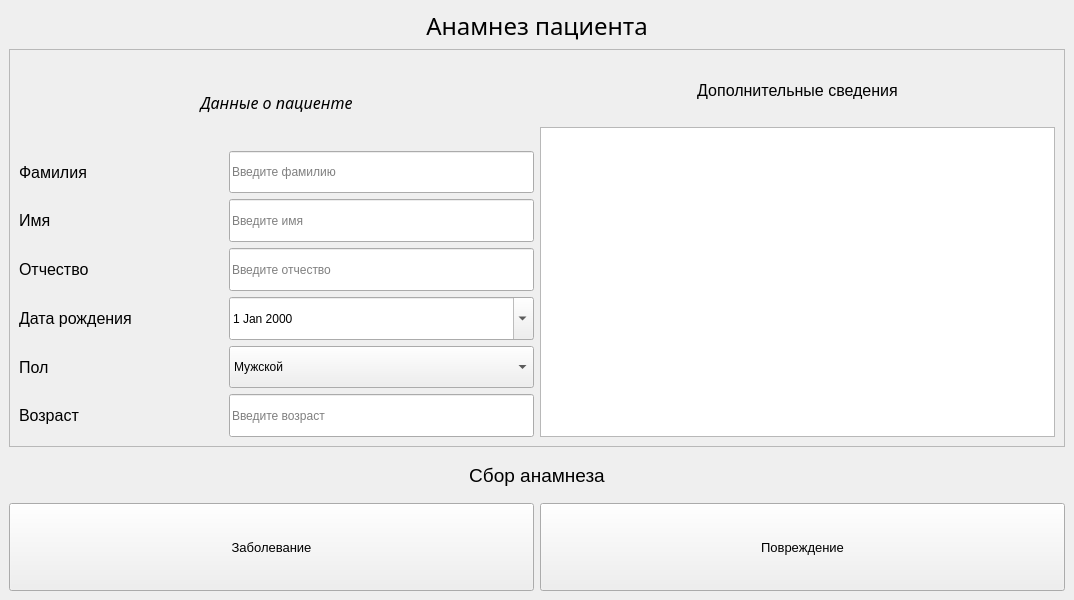
<?xml version="1.0" encoding="UTF-8"?>
<ui version="4.0">
 <class>MainWindow</class>
 <widget class="QMainWindow" name="MainWindow">
  <property name="geometry">
   <rect>
    <x>0</x>
    <y>0</y>
    <width>1074</width>
    <height>600</height>
   </rect>
  </property>
  <property name="windowTitle">
   <string>MainWindow</string>
  </property>
  <property name="styleSheet">
   <string notr="true"/>
  </property>
  <widget class="QWidget" name="centralwidget">
   <property name="styleSheet">
    <string notr="true"/>
   </property>
   <layout class="QVBoxLayout" name="verticalLayout_3">
    <item>
     <layout class="QVBoxLayout" name="verticalLayout_2" stretch="0,9,1,2">
      <item>
       <widget class="QLabel" name="labelPatientHistory">
        <property name="sizePolicy">
         <sizepolicy hsizetype="Expanding" vsizetype="Expanding">
          <horstretch>0</horstretch>
          <verstretch>0</verstretch>
         </sizepolicy>
        </property>
        <property name="font">
         <font>
          <family>Segoe Print</family>
          <pointsize>18</pointsize>
         </font>
        </property>
        <property name="layoutDirection">
         <enum>Qt::LeftToRight</enum>
        </property>
        <property name="text">
         <string>Анамнез пациента</string>
        </property>
        <property name="alignment">
         <set>Qt::AlignCenter</set>
        </property>
       </widget>
      </item>
      <item>
       <widget class="QFrame" name="frame">
        <property name="sizePolicy">
         <sizepolicy hsizetype="Expanding" vsizetype="Expanding">
          <horstretch>0</horstretch>
          <verstretch>0</verstretch>
         </sizepolicy>
        </property>
        <property name="styleSheet">
         <string notr="true"/>
        </property>
        <property name="frameShape">
         <enum>QFrame::StyledPanel</enum>
        </property>
        <property name="frameShadow">
         <enum>QFrame::Raised</enum>
        </property>
        <layout class="QHBoxLayout" name="horizontalLayout_3">
         <item>
          <layout class="QHBoxLayout" name="horizontalLayout_2">
           <item>
            <layout class="QGridLayout" name="gridLayout" rowstretch="2,1,1,1,1,1,1" columnstretch="2,3">
             <item row="2" column="0">
              <widget class="QLabel" name="labelName">
               <property name="sizePolicy">
                <sizepolicy hsizetype="Expanding" vsizetype="Expanding">
                 <horstretch>0</horstretch>
                 <verstretch>0</verstretch>
                </sizepolicy>
               </property>
               <property name="font">
                <font>
                 <pointsize>12</pointsize>
                </font>
               </property>
               <property name="text">
                <string>Имя</string>
               </property>
              </widget>
             </item>
             <item row="4" column="0">
              <widget class="QLabel" name="labelBirthday">
               <property name="sizePolicy">
                <sizepolicy hsizetype="Expanding" vsizetype="Expanding">
                 <horstretch>0</horstretch>
                 <verstretch>0</verstretch>
                </sizepolicy>
               </property>
               <property name="font">
                <font>
                 <pointsize>12</pointsize>
                </font>
               </property>
               <property name="text">
                <string>Дата рождения</string>
               </property>
              </widget>
             </item>
             <item row="4" column="1">
              <widget class="QDateEdit" name="dateEditBirthday">
               <property name="sizePolicy">
                <sizepolicy hsizetype="Minimum" vsizetype="Expanding">
                 <horstretch>0</horstretch>
                 <verstretch>0</verstretch>
                </sizepolicy>
               </property>
               <property name="focusPolicy">
                <enum>Qt::WheelFocus</enum>
               </property>
               <property name="acceptDrops">
                <bool>false</bool>
               </property>
               <property name="calendarPopup">
                <bool>true</bool>
               </property>
              </widget>
             </item>
             <item row="2" column="1">
              <widget class="QLineEdit" name="lineEditName">
               <property name="sizePolicy">
                <sizepolicy hsizetype="Expanding" vsizetype="Expanding">
                 <horstretch>0</horstretch>
                 <verstretch>0</verstretch>
                </sizepolicy>
               </property>
               <property name="text">
                <string/>
               </property>
               <property name="placeholderText">
                <string>Введите имя</string>
               </property>
              </widget>
             </item>
             <item row="1" column="1">
              <widget class="QLineEdit" name="lineEditSurname">
               <property name="sizePolicy">
                <sizepolicy hsizetype="Expanding" vsizetype="Expanding">
                 <horstretch>0</horstretch>
                 <verstretch>0</verstretch>
                </sizepolicy>
               </property>
               <property name="styleSheet">
                <string notr="true"/>
               </property>
               <property name="text">
                <string/>
               </property>
               <property name="placeholderText">
                <string>Введите фамилию</string>
               </property>
              </widget>
             </item>
             <item row="3" column="1">
              <widget class="QLineEdit" name="lineEditPatronymic">
               <property name="sizePolicy">
                <sizepolicy hsizetype="Expanding" vsizetype="Expanding">
                 <horstretch>0</horstretch>
                 <verstretch>0</verstretch>
                </sizepolicy>
               </property>
               <property name="text">
                <string/>
               </property>
               <property name="placeholderText">
                <string>Введите отчество</string>
               </property>
              </widget>
             </item>
             <item row="3" column="0">
              <widget class="QLabel" name="labelPatronymic">
               <property name="sizePolicy">
                <sizepolicy hsizetype="Preferred" vsizetype="Expanding">
                 <horstretch>0</horstretch>
                 <verstretch>0</verstretch>
                </sizepolicy>
               </property>
               <property name="font">
                <font>
                 <pointsize>12</pointsize>
                </font>
               </property>
               <property name="text">
                <string>Отчество</string>
               </property>
              </widget>
             </item>
             <item row="0" column="0" colspan="2">
              <widget class="QLabel" name="labelPatienData">
               <property name="font">
                <font>
                 <family>Vivaldi</family>
                 <pointsize>12</pointsize>
                 <italic>true</italic>
                </font>
               </property>
               <property name="styleSheet">
                <string notr="true"/>
               </property>
               <property name="text">
                <string>Данные о пациенте</string>
               </property>
               <property name="alignment">
                <set>Qt::AlignCenter</set>
               </property>
              </widget>
             </item>
             <item row="5" column="1">
              <widget class="QComboBox" name="comboBoxSex">
               <property name="sizePolicy">
                <sizepolicy hsizetype="Preferred" vsizetype="Expanding">
                 <horstretch>0</horstretch>
                 <verstretch>0</verstretch>
                </sizepolicy>
               </property>
               <item>
                <property name="text">
                 <string>Мужской</string>
                </property>
               </item>
               <item>
                <property name="text">
                 <string>Женский</string>
                </property>
               </item>
              </widget>
             </item>
             <item row="6" column="0">
              <widget class="QLabel" name="labelAge">
               <property name="sizePolicy">
                <sizepolicy hsizetype="Expanding" vsizetype="Expanding">
                 <horstretch>0</horstretch>
                 <verstretch>0</verstretch>
                </sizepolicy>
               </property>
               <property name="font">
                <font>
                 <pointsize>12</pointsize>
                </font>
               </property>
               <property name="text">
                <string>Возраст</string>
               </property>
              </widget>
             </item>
             <item row="5" column="0">
              <widget class="QLabel" name="labelSex">
               <property name="sizePolicy">
                <sizepolicy hsizetype="Expanding" vsizetype="Expanding">
                 <horstretch>0</horstretch>
                 <verstretch>0</verstretch>
                </sizepolicy>
               </property>
               <property name="font">
                <font>
                 <pointsize>12</pointsize>
                </font>
               </property>
               <property name="text">
                <string>Пол</string>
               </property>
              </widget>
             </item>
             <item row="6" column="1">
              <widget class="QLineEdit" name="lineEditAge">
               <property name="sizePolicy">
                <sizepolicy hsizetype="Expanding" vsizetype="Expanding">
                 <horstretch>0</horstretch>
                 <verstretch>0</verstretch>
                </sizepolicy>
               </property>
               <property name="text">
                <string/>
               </property>
               <property name="placeholderText">
                <string>Введите возраст</string>
               </property>
              </widget>
             </item>
             <item row="1" column="0">
              <widget class="QLabel" name="labelSurname">
               <property name="sizePolicy">
                <sizepolicy hsizetype="MinimumExpanding" vsizetype="Preferred">
                 <horstretch>0</horstretch>
                 <verstretch>0</verstretch>
                </sizepolicy>
               </property>
               <property name="font">
                <font>
                 <pointsize>12</pointsize>
                </font>
               </property>
               <property name="autoFillBackground">
                <bool>false</bool>
               </property>
               <property name="text">
                <string>Фамилия</string>
               </property>
              </widget>
             </item>
            </layout>
           </item>
           <item>
            <layout class="QVBoxLayout" name="verticalLayout" stretch="2,10">
             <item>
              <widget class="QLabel" name="labelAddition">
               <property name="sizePolicy">
                <sizepolicy hsizetype="Expanding" vsizetype="Expanding">
                 <horstretch>0</horstretch>
                 <verstretch>0</verstretch>
                </sizepolicy>
               </property>
               <property name="font">
                <font>
                 <pointsize>12</pointsize>
                </font>
               </property>
               <property name="text">
                <string>Дополнительные сведения</string>
               </property>
               <property name="alignment">
                <set>Qt::AlignCenter</set>
               </property>
              </widget>
             </item>
             <item>
              <widget class="QTextEdit" name="textEditAddition">
               <property name="styleSheet">
                <string notr="true"/>
               </property>
              </widget>
             </item>
            </layout>
           </item>
          </layout>
         </item>
        </layout>
       </widget>
      </item>
      <item>
       <widget class="QLabel" name="labelHistoryTaking">
        <property name="sizePolicy">
         <sizepolicy hsizetype="Expanding" vsizetype="Expanding">
          <horstretch>0</horstretch>
          <verstretch>0</verstretch>
         </sizepolicy>
        </property>
        <property name="font">
         <font>
          <family>MS Sans Serif</family>
          <pointsize>14</pointsize>
         </font>
        </property>
        <property name="text">
         <string>Сбор анамнеза</string>
        </property>
        <property name="alignment">
         <set>Qt::AlignCenter</set>
        </property>
       </widget>
      </item>
      <item>
       <layout class="QHBoxLayout" name="horizontalLayout">
        <item>
         <widget class="QPushButton" name="buttonDisease">
          <property name="sizePolicy">
           <sizepolicy hsizetype="Expanding" vsizetype="Expanding">
            <horstretch>0</horstretch>
            <verstretch>0</verstretch>
           </sizepolicy>
          </property>
          <property name="font">
           <font>
            <pointsize>10</pointsize>
           </font>
          </property>
          <property name="styleSheet">
           <string notr="true"/>
          </property>
          <property name="text">
           <string>Заболевание</string>
          </property>
         </widget>
        </item>
        <item>
         <widget class="QPushButton" name="buttonInjury">
          <property name="sizePolicy">
           <sizepolicy hsizetype="Expanding" vsizetype="Expanding">
            <horstretch>0</horstretch>
            <verstretch>0</verstretch>
           </sizepolicy>
          </property>
          <property name="font">
           <font>
            <pointsize>10</pointsize>
           </font>
          </property>
          <property name="text">
           <string>Повреждение</string>
          </property>
         </widget>
        </item>
       </layout>
      </item>
     </layout>
    </item>
   </layout>
  </widget>
 </widget>
 <resources/>
 <connections/>
</ui>
